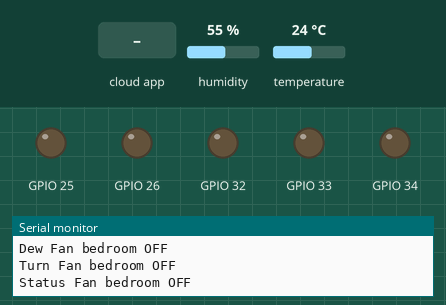
The sketch below on a simulated ESP32. On the bench: output pins drawn as LEDs (lit = HIGH), the last lines printed to the serial monitor. Dashed ring = blinking. Inputs (shaded band) come from the test bench; at power-on: humidity 55 %, temperature 24 °C. WiFi joins after 1.5 s; servers stay silent unless stated; the Firebase database answers and starts empty.

Above: at 2.7 s.
2.8 s: the phone or cloud app sets speed to LOW
At 3.67 s:
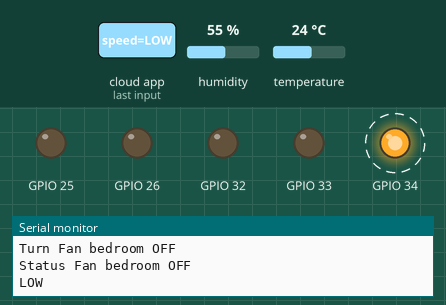
8.9 s: the phone or cloud app sets dried to On
At 10.8 s:
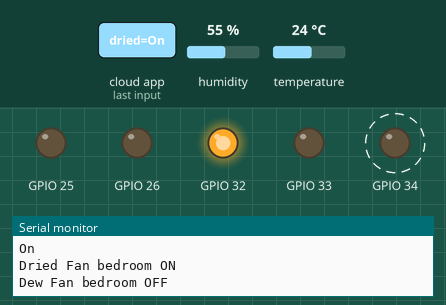
12.7 s: the phone or cloud app sets dew to On
At 14.7 s:
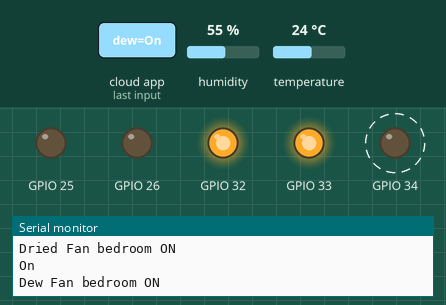
16.5 s: the phone or cloud app sets turn to On
At 18.1 s:
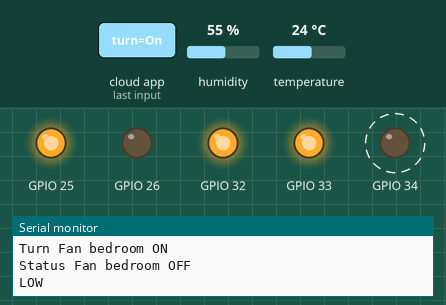
20.2 s: the phone or cloud app sets status to On
At 22.3 s:
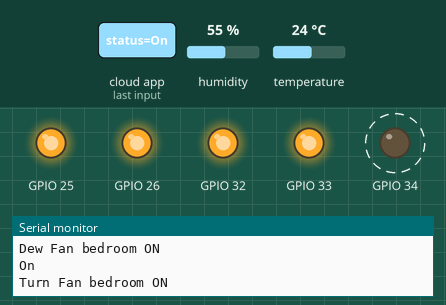
24.0 s: the phone or cloud app sets dried to MED
At 28.3 s:
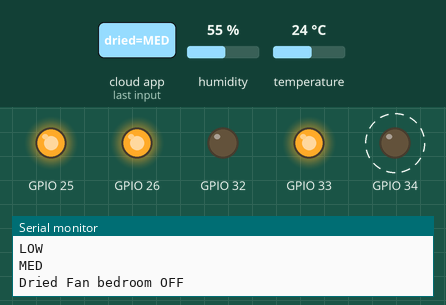
Timing chart, 0 to 28.8 s (numbered marks = the images above; inputs shaded):
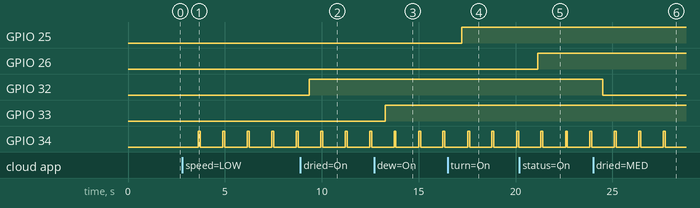

Measured:
- after the input at 2.8 s, GPIO 34: alternates HIGH for 0.10 s and LOW for 1.2 s, starting after 0.83 s
- after the input at 8.9 s, GPIO 32: LOW → HIGH after 0.45 s
- after the input at 12.7 s, GPIO 33: LOW → HIGH after 0.58 s
- after the input at 16.5 s, GPIO 25: LOW → HIGH after 0.73 s
- after the input at 20.2 s, GPIO 26: LOW → HIGH after 0.96 s
- after the input at 24.0 s, GPIO 32: HIGH → LOW after 0.51 s

The sketch:

esp32.ino
```cpp
#include <Arduino.h>
#include <WiFi.h>
#include <FirebaseESP32.h>

#include "DHT.h"
#define DHT_SENSOR_PIN  14 // Chân ESP32 GIOP23 được kết nối với cảm biến DHT11
#define DHT_SENSOR_TYPE DHT11

#define DHTTYPE DHT11
// Nhiet do, Do am
int nhietDo=0;
int doAm=0;
// Cung cấp thông tin quy trình tạo mã thông báo.
#include "addons/TokenHelper.h"
#include "addons/RTDBHelper.h"


#define WIFI_SSID "J14 pro_2.4G"
#define WIFI_PASSWORD "chaocacanhj14"

// Insert Firebase project API Key
#define API_KEY  "QFt4qBoNer3q6dCc0JjjEzsTHHz36U8jYUfwAIfS"
#define DATABASE_URL "https://baocaocuoikitest-default-rtdb.firebaseio.com/"

FirebaseData firebaseData;
FirebaseAuth auth;
FirebaseConfig config;

unsigned long sendDataPrevMillis = 0;
int count = 0;
bool signupOK = false;
const int ledPin=2;
int data5base;
// Khởi tạo cảm biến DHT
DHT dht_sensor(DHT_SENSOR_PIN, DHT_SENSOR_TYPE);

void setup(){
  pinMode(32, OUTPUT);
  pinMode(33, OUTPUT);
  pinMode(25, OUTPUT);
  pinMode(26, OUTPUT);
  pinMode(34, OUTPUT);
  Serial.begin(115200);
  WiFi.begin(WIFI_SSID, WIFI_PASSWORD);
  Serial.print("Connecting to Wi-Fi");
  while (WiFi.status() != WL_CONNECTED){
    Serial.print(".");
    delay(300);
  }
  Serial.println();
  Serial.print("Connected with IP: ");
  Serial.println(WiFi.localIP());
  Serial.println();

 // config.api_key = API_KEY;
 // config.database_url = DATABASE_URL;
  //Kêt nối đến firebase
  Firebase.begin(DATABASE_URL, API_KEY);
  Firebase.reconnectWiFi(true);
  dht_sensor.begin();
}

void loop(){

  float humi  = dht_sensor.readHumidity();  //đọc giá trị dộ ẩm
  float Temperature = dht_sensor.readTemperature(); //đọc giá trị nhiệt độ
  if (isnan(Temperature) || isnan(humi)) {
    //Serial.println("Failed to read from DHT sensor!");
  }
  else {
    Firebase.RTDB.setString(&firebaseData,"/valueSensor/Humidity", humi);
    Firebase.RTDB.setString(&firebaseData,"/valueSensor/temperature", Temperature);
  }

  if(Firebase.RTDB.getString(&firebaseData,"/Fan-bedroom/1/dried")){
  firebaseData.stringData();
  Serial.println(firebaseData.stringData());

  if(firebaseData.stringData()=="On"){
    digitalWrite(32, HIGH);
    Serial.println("Dried Fan bedroom ON");
  }else {
    digitalWrite(32,LOW);
    Serial.println("Dried Fan bedroom OFF");
      }
  }
  if(Firebase.RTDB.getString(&firebaseData,"/Fan-bedroom/1/dew")){
  firebaseData.stringData();
  Serial.println(firebaseData.stringData());

  if(firebaseData.stringData()=="On"){
    digitalWrite(33, HIGH);
    Serial.println("Dew Fan bedroom ON");
  }else {
    digitalWrite(33,LOW);
    Serial.println("Dew Fan bedroom OFF");
      }
  }

  if(Firebase.RTDB.getString(&firebaseData,"/Fan-bedroom/1/turn")){
  firebaseData.stringData();
  Serial.println(firebaseData.stringData());

  if(firebaseData.stringData()=="On"){
    digitalWrite(25, HIGH);
    Serial.println("Turn Fan bedroom ON");
  }else {
    digitalWrite(25, LOW);
    Serial.println("Turn Fan bedroom OFF");
  }
  }
   if(Firebase.RTDB.getString(&firebaseData,"/Fan-bedroom/1/status")){
  firebaseData.stringData();
  Serial.println(firebaseData.stringData());

  if(firebaseData.stringData()=="On"){
    digitalWrite(26, HIGH);
    Serial.println("Status Fan bedroom ON");
  }else {
    digitalWrite(26, LOW);
    Serial.println("Status Fan bedroom OFF");
  }
  }
  if(Firebase.RTDB.getString(&firebaseData,"/Fan-bedroom/1/speed")){
    firebaseData.stringData();
    Serial.println(firebaseData.stringData());
    if(firebaseData.stringData()=="LOW"){
      digitalWrite(34, HIGH);
      delay(100); // đợi 50ms
      digitalWrite(34, LOW);
      delay(100); // đợi 50ms

    }else if(firebaseData.stringData()=="MED"){
       digitalWrite(34, HIGH);
      delay(60); // đợi 50ms
      digitalWrite(34, LOW);
      delay(60); // đợi 50ms
      }
    else if(firebaseData.stringData()=="HIGH") {
      digitalWrite(34, HIGH);
      delay(30); // đợi 50ms
      digitalWrite(34, LOW);
      delay(30); // đợi 50ms
      }
  }
}
```
